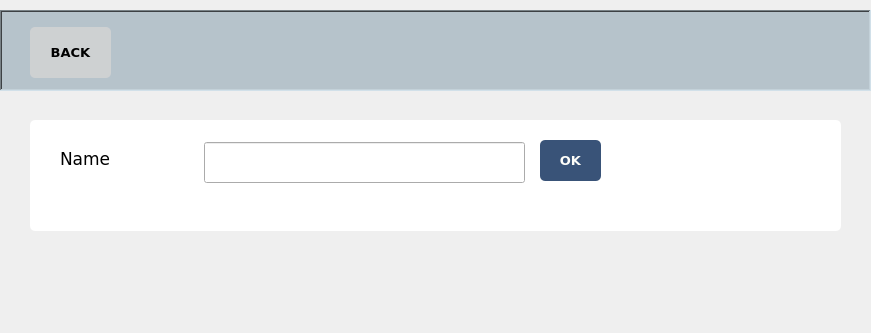
<?xml version="1.0" encoding="UTF-8"?>
<ui version="4.0">
 <class>Projectcard</class>
 <widget class="QDialog" name="Projectcard">
  <property name="geometry">
   <rect>
    <x>0</x>
    <y>0</y>
    <width>871</width>
    <height>333</height>
   </rect>
  </property>
  <property name="windowTitle">
   <string>Dialog</string>
  </property>
  <widget class="QFrame" name="frame">
   <property name="geometry">
    <rect>
     <x>0</x>
     <y>10</y>
     <width>871</width>
     <height>81</height>
    </rect>
   </property>
   <property name="styleSheet">
    <string notr="true">background-color: rgb(182, 195, 203);
</string>
   </property>
   <property name="frameShape">
    <enum>QFrame::WinPanel</enum>
   </property>
   <property name="frameShadow">
    <enum>QFrame::Sunken</enum>
   </property>
   <widget class="QPushButton" name="pushButton_2">
    <property name="geometry">
     <rect>
      <x>30</x>
      <y>17</y>
      <width>81</width>
      <height>51</height>
     </rect>
    </property>
    <property name="font">
     <font>
      <family>DejaVu Sans</family>
      <pointsize>10</pointsize>
      <weight>75</weight>
      <bold>true</bold>
     </font>
    </property>
    <property name="autoFillBackground">
     <bool>false</bool>
    </property>
    <property name="styleSheet">
     <string notr="true">QPushButton{
	background-color: qlineargradient(spread:pad, x1:0, y1:0, x2:0, y2:1, stop:0 rgba(211, 211, 211, 211), stop:0.495 rgba(211, 211, 211, 211), stop:0.505 rgba(211, 211, 211, 211), stop:1 rgba(211, 211, 211, 211));
    border-width: 0px;
    border-radius: 5px;
    color: rgb(0, 0, 0)
}</string>
    </property>
    <property name="text">
     <string>BACK</string>
    </property>
   </widget>
  </widget>
  <widget class="QFrame" name="frame_3">
   <property name="geometry">
    <rect>
     <x>30</x>
     <y>120</y>
     <width>811</width>
     <height>111</height>
    </rect>
   </property>
   <property name="autoFillBackground">
    <bool>false</bool>
   </property>
   <property name="styleSheet">
    <string notr="true">QFrame { 
   background-color: rgb(255, 255, 255);
		border-radius: 5px;
} 

QPushButton {
   background-color: qlineargradient(spread:pad, x1:0, y1:0, x2:1, y2:0, stop:0 rgba(255, 255, 255, 255), stop:1 rgba(255, 255, 255, 255));
   border-style: outset;
   border-width: 0px;
   padding: 10px;
   color: rgb(165, 168, 171)
}
</string>
   </property>
   <property name="frameShape">
    <enum>QFrame::StyledPanel</enum>
   </property>
   <property name="frameShadow">
    <enum>QFrame::Raised</enum>
   </property>
   <widget class="QLabel" name="label">
    <property name="geometry">
     <rect>
      <x>30</x>
      <y>30</y>
      <width>61</width>
      <height>19</height>
     </rect>
    </property>
    <property name="font">
     <font>
      <family>DejaVu Sans</family>
      <pointsize>13</pointsize>
     </font>
    </property>
    <property name="text">
     <string>Name</string>
    </property>
   </widget>
   <widget class="QLineEdit" name="lineEdit_name">
    <property name="geometry">
     <rect>
      <x>174</x>
      <y>22</y>
      <width>321</width>
      <height>41</height>
     </rect>
    </property>
   </widget>
   <widget class="QPushButton" name="pushButton">
    <property name="geometry">
     <rect>
      <x>510</x>
      <y>20</y>
      <width>61</width>
      <height>41</height>
     </rect>
    </property>
    <property name="font">
     <font>
      <family>DejaVu Sans</family>
      <pointsize>10</pointsize>
      <weight>75</weight>
      <bold>true</bold>
     </font>
    </property>
    <property name="autoFillBackground">
     <bool>false</bool>
    </property>
    <property name="styleSheet">
     <string notr="true">QPushButton{
	background-color: qlineargradient(spread:pad, x1:0, y1:0, x2:0, y2:1, stop:0 rgba(57, 83, 120, 255), stop:0.495 rgba(57, 83, 120, 255), stop:0.505 rgba(57, 83, 120, 255), stop:1 rgba(57, 83, 120, 255));
    border-width: 0px;
    border-radius: 5px;
    color: rgb(253, 253, 249)
}</string>
    </property>
    <property name="text">
     <string>OK</string>
    </property>
   </widget>
   <widget class="QLabel" name="label_image">
    <property name="geometry">
     <rect>
      <x>640</x>
      <y>10</y>
      <width>101</width>
      <height>91</height>
     </rect>
    </property>
    <property name="text">
     <string/>
    </property>
   </widget>
  </widget>
 </widget>
 <resources/>
 <connections/>
</ui>
